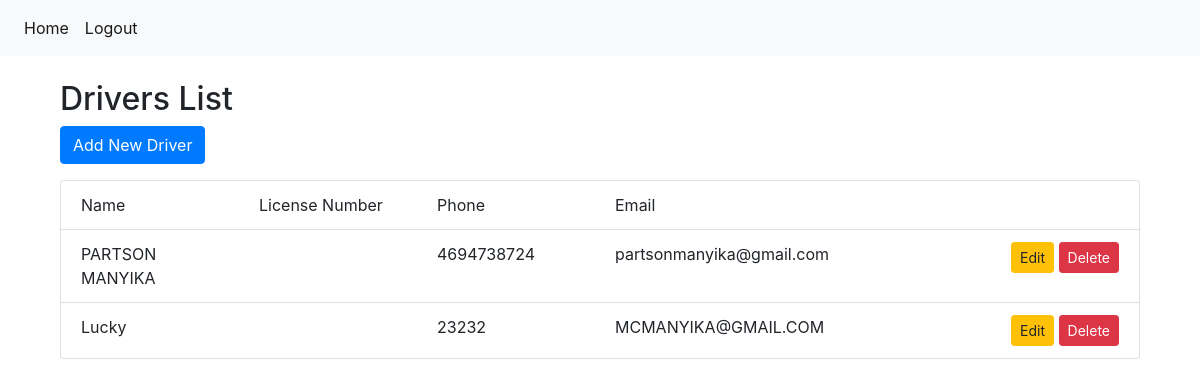
The app's page /drivers/ (signed in) with its own data.
### drivers/models.py (models this page shows, shortened)
class Driver(models.Model):
    name = models.CharField(max_length=100)
    phone = models.CharField(max_length=15)
    email = models.EmailField()
    user = models.ForeignKey(User, on_delete=models.CASCADE)

### drivers/views.py (the view)
# urls.py: path("", driver_list, name="driver_list"),
@login_required
def driver_list(request):
    drivers = Driver.objects.all()
    return render(request, "drivers/driver_list.html", {"drivers": drivers})

### drivers/templates/drivers/driver_list.html
{% extends 'base.html' %}
{% block content %}
<div class="container">
    <h2>Drivers List</h2>
    <a href="{% url 'driver_create' %}" class="btn btn-primary mb-3">Add New Driver</a>
    <div class="list-group">
        <div class="list-group-item d-none d-md-block">
            <div class="row">
                <div class="col-md-2 d-none d-md-block">Name</div>
                <div class="col-md-2 d-none d-md-block">License Number</div>
                <div class="col-md-2 d-none d-md-block">Phone</div>
                <div class="col-md-3 d-none d-md-block">Email</div>
                <div class="col-md-3 text-right d-none d-md-block">
                </div>
            </div>
        </div>
        {% for driver in drivers %}
        <div class="list-group-item">
            <div class="row">
                <div class="col-md-2">{{ driver.name }}</div>
                <div class="col-md-2">{{ driver.license_number }}</div>
                <div class="col-md-2">{{ driver.phone }}</div>
                <div class="col-md-3">{{ driver.email }}</div>
                <div class="col-md-3 text-right">
                    <a href="{% url 'driver_update' driver.id %}" class="btn btn-sm btn-warning">Edit</a>
                    <a href="{% url 'driver_delete' driver.id %}" class="btn btn-sm btn-danger">Delete</a>
                </div>
            </div>
        </div>
        {% empty %}
        <div class="list-group-item">
            No drivers available.
        </div>
        {% endfor %}
    </div>
</div>
{% endblock %}

### records on screen
Driver: name "PARTSON MANYIKA", phone "4694738724", email "partsonmanyika@gmail.com"
Driver: name "Lucky", phone "23232", email "MCMANYIKA@GMAIL.COM"
